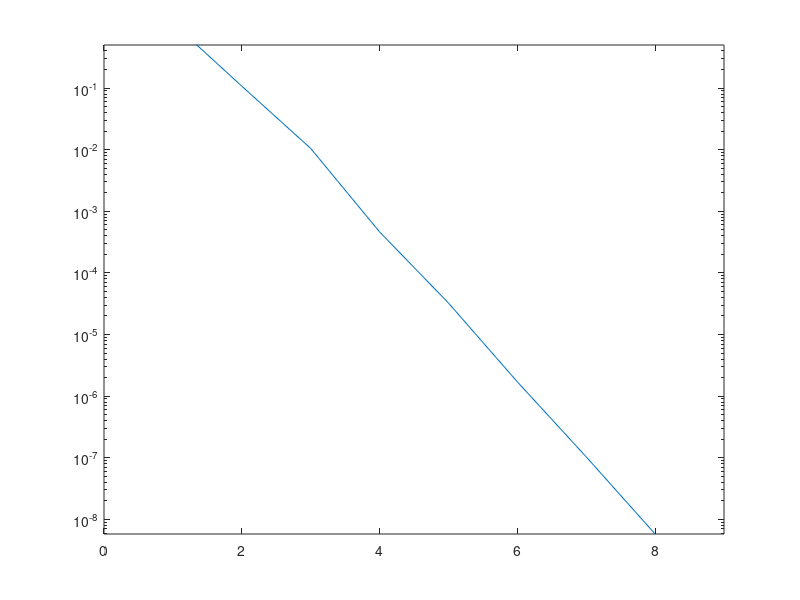

The MATLAB source for this figure:
close all
clear
clc
%% SOR
% This script solves an (nxn) system of linear equations
% using the "Successive-Over-Relaxation (SOR)" method.

% Example problem (Diagonally-Dominant Tridiagonal System):
% 4x_1 -  x_2        = 100
% -x_1 + 4x_2 -  x_3 = 200
%      -  x_2 + 4x_3 = 100

% System definition
n = 3;
A = [ .6536 .0575  .0095 ; ...     
    .2411  .8725 .1062 ; ...     
    .0004 .1986  .2331 ];
b = [ .5691; ...      
    .4626; ...      
    .2146];%

% Initial guess
x = zeros(n,1);

% Over-Relaxation Factor
omega = 1.03;

% SOR iterations
numItr = 0;

% old and new solutions
x_old = x;
x_new = x_old;

% Residual vector
R = zeros(n,1);

% iterative loop
Error = 10;
epsilon = 1e-8;
k = 1;
while (Error > epsilon)
    
    % loop over equations
    for i = 1:n
    
        % calculate summation term number 1
        % Sum_{j = 1:i-1} a_ij * x_j^(k+1)
        sum1 = 0.0;
        for j = 1:i-1
           sum1 = sum1 + A(i,j)*x_new(j);
        end
        
        % calculate summation term number 2
        % Sum_{j = i:n} a_ij * x_j^(k)
        sum2 = 0.0;
        for j = i:n
           sum2 = sum2 + A(i,j)*x_old(j);
        end
        
        % calculate residual term
        % R_i = (1/a_ii)*(b_i - sum1 - sum2)
        R(i) = (1/A(i,i))*(b(i) - sum1 - sum2);
        
        % update solution
        % x^(k+1) = x^(k) + omega * R^(k,k+1)
        x_new(i) = x_old(i) + omega*R(i);
    end
    
    % print new solution & current residual
    fprintf('Iter %2d: x(1)= %f, x(2)= %f, x(3)= %f, R = (%10.6f,%10.6f,%10.6f) -> norm(R)= %e \n',...
             k,x_new(1),x_new(2),x_new(3),...
             R(1),R(2),R(3),norm(R));
         
    % calculate error
    Error(k) = norm(R);
    numItr(k) = k;
    % increment iterator
    k = k + 1;
    
    
    % swap solutions for the next iteration
    x_old = x_new;
end

semilogy(numItr,Error)
xlim([0 9])
ylim([0 .5])
numItr = k
